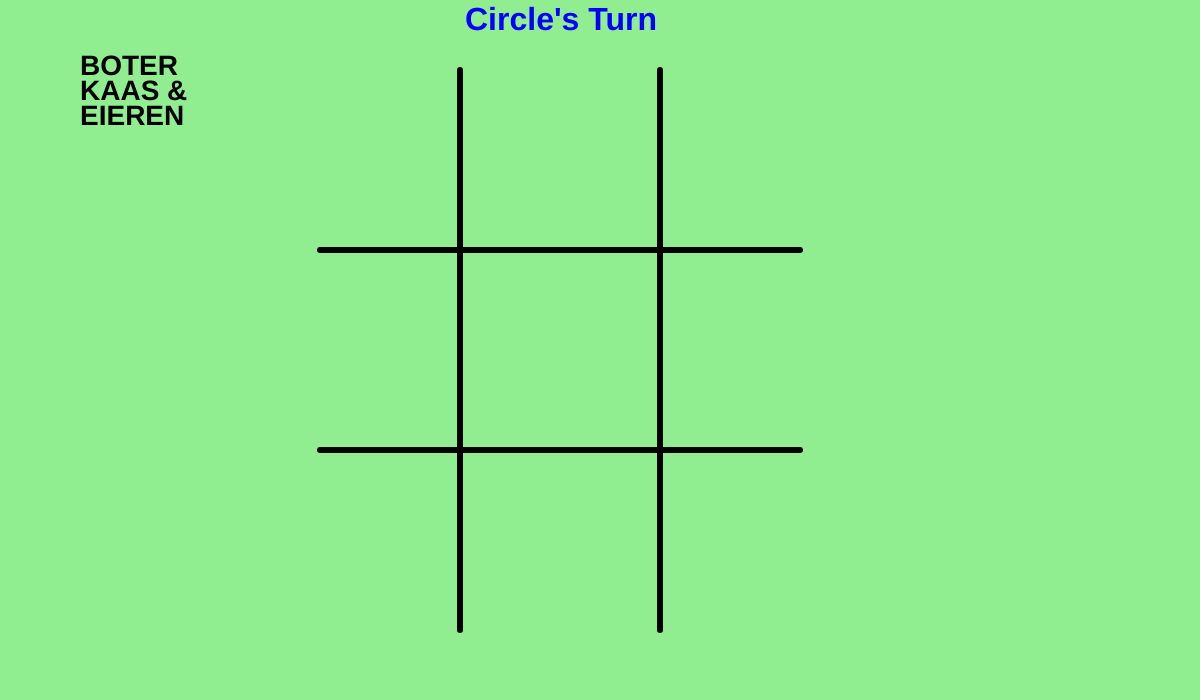
Frame 1 (no input)
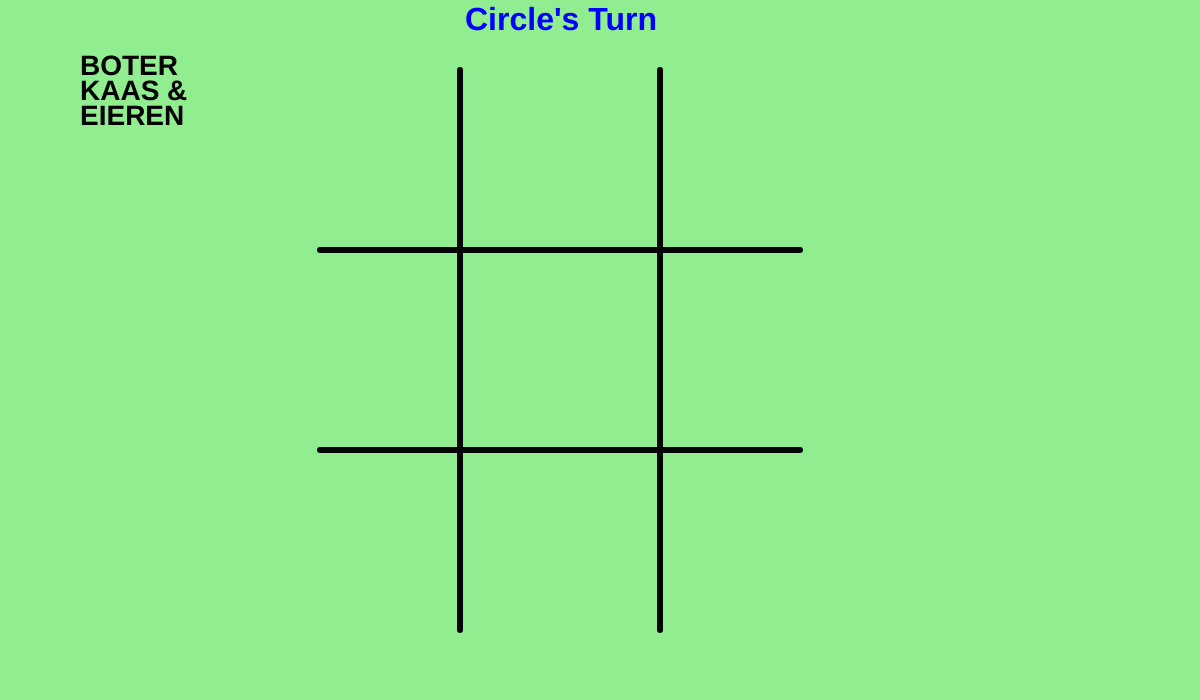
Frame 60 (no input)
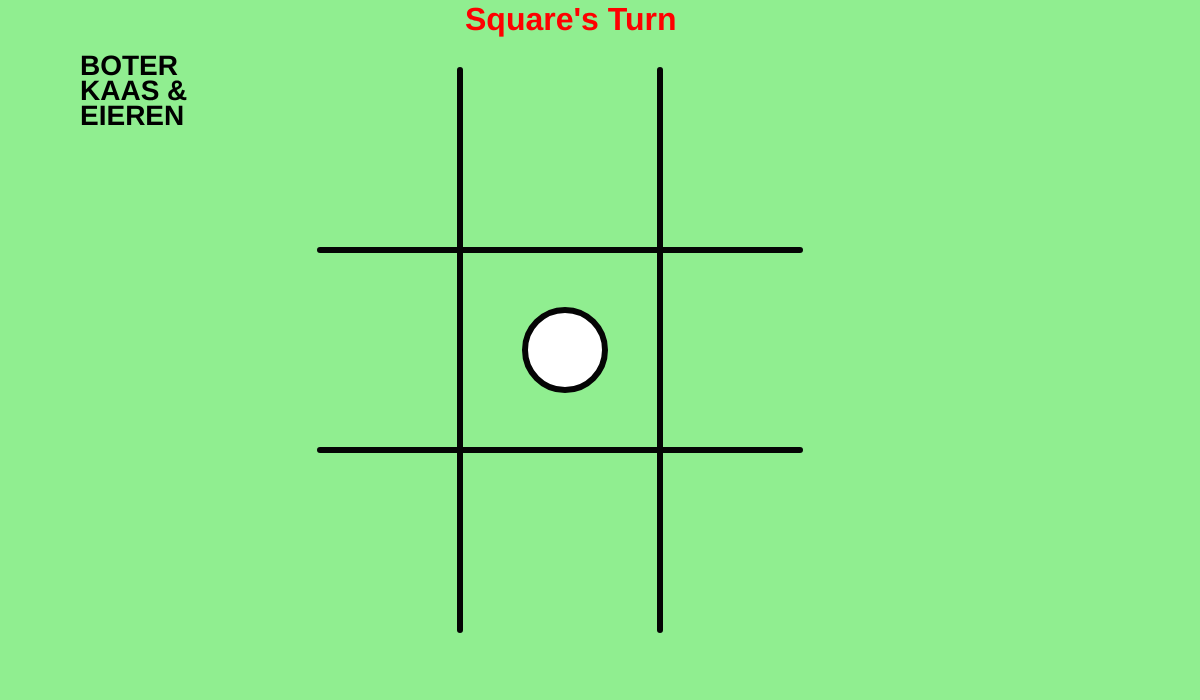
Frame 120 (the mouse pressed at the canvas centre since frame 60)

The p5.js sketch that drew these frames (run headless with seeded random() and noise() and a simulated clock; from frame 60 on, the mouse is pressed at the canvas centre):

// p5.js sketch
// ── sketch.js
let place01 = 0;
let place02 = 0;
let place03 = 0;
let place04 = 0;
let place05 = 0;
let place06 = 0;
let place07 = 0;
let place08 = 0;
let place09 = 0;

let end = false;
let turn = false;

function setup() {
  createCanvas(1200, 700);

  place01 = 0;
  place02 = 0;
  place03 = 0;
  place04 = 0;
  place05 = 0;
  place06 = 0;
  place07 = 0;
  place08 = 0;
  place09 = 0;

  turn = false;
}

function draw() {
  background("lightgreen");

  if (turn == false && end == false) {
    fill("blue");
    textSize(32);
    textStyle(BOLD);
    strokeWeight(0);
    text("Circle's Turn", 465, 30);
  } else if (turn == true && end == false) {
    fill("red");
    textSize(32);
    textStyle(BOLD);
    strokeWeight(0);
    text("Square's Turn", 465, 30);
  }

  fill("black");
  textSize(28);
  textStyle(BOLD);
  strokeWeight(0);
  text("BOTER", 80, 75);

  fill("black");
  textSize(28);
  textStyle(BOLD);
  strokeWeight(0);
  text("KAAS &", 80, 100);

  fill("black");
  textSize(28);
  textStyle(BOLD);
  strokeWeight(0);
  text("EIEREN", 80, 125);

  if (end == true) {
    fill(255);
    strokeWeight(4);
    textSize(40);
    textStyle(BOLD);
    text("PRESS ANY KEY TO RESTART", 255, 550);
  }

  strokeWeight(6);

  // Board
  if (end == false) {
    line(460, 70, 460, 630);
    line(660, 70, 660, 630);
    line(320, 250, 800, 250);
    line(320, 450, 800, 450);
  }

  if (end == false) {
    // circle & square
    fill(255);
    if (place01 == 1) {
      circle(390, 160, 80);
    } else if (place01 == 2) {
      square(340, 110, 80, 20);
    }

    if (place02 == 1) {
      circle(390, 350, 80);
    } else if (place02 == 2) {
      square(340, 310, 80, 20);
    }

    if (place03 == 1) {
      circle(390, 530, 80);
    } else if (place03 == 2) {
      square(340, 500, 80, 20);
    }

    if (place04 == 1) {
      circle(565, 160, 80);
    } else if (place04 == 2) {
      square(520, 110, 80, 20);
    }

    if (place05 == 1) {
      circle(565, 350, 80);
    } else if (place05 == 2) {
      square(520, 310, 80, 20);
    }

    if (place06 == 1) {
      circle(565, 530, 80);
    } else if (place06 == 2) {
      square(520, 500, 80, 20);
    }

    if (place07 == 1) {
      circle(750, 160, 80);
    } else if (place07 == 2) {
      square(700, 110, 80, 20);
    }

    if (place08 == 1) {
      circle(750, 350, 80);
    } else if (place08 == 2) {
      square(700, 310, 80, 20);
    }

    if (place09 == 1) {
      circle(750, 530, 80);
    } else if (place09 == 2) {
      square(700, 500, 80, 20);
    }
  }
  checkWin();
}

function mousePressed() {
  // first vertical row boxes
  if (
    mouseX > 320 &&
    mouseX < 460 &&
    mouseY > 70 &&
    mouseY < 250 &&
    place01 == 0
  ) {
    if (turn == false) {
      place01 = 1;
    } else {
      place01 = 2;
    }

    changeTurn();
  }

  if (
    mouseX > 320 &&
    mouseX < 460 &&
    mouseY > 250 &&
    mouseY < 450 &&
    place02 == 0
  ) {
    if (turn == false) {
      place02 = 1;
    } else {
      place02 = 2;
    }

    changeTurn();
  }

  if (
    mouseX > 320 &&
    mouseX < 460 &&
    mouseY > 450 &&
    mouseY < 630 &&
    place03 == 0
  ) {
    if (turn == false) {
      place03 = 1;
    } else {
      place03 = 2;
    }

    changeTurn();
  }

  // second vertical row boxes
  if (
    mouseX > 460 &&
    mouseX < 660 &&
    mouseY > 70 &&
    mouseY < 250 &&
    place04 == 0
  ) {
    if (turn == false) {
      place04 = 1;
    } else {
      place04 = 2;
    }

    changeTurn();
  }

  if (
    mouseX > 460 &&
    mouseX < 660 &&
    mouseY > 250 &&
    mouseY < 450 &&
    place05 == 0
  ) {
    if (turn == false) {
      place05 = 1;
    } else {
      place05 = 2;
    }

    changeTurn();
  }

  if (
    mouseX > 460 &&
    mouseX < 660 &&
    mouseY > 450 &&
    mouseY < 630 &&
    place06 == 0
  ) {
    if (turn == false) {
      place06 = 1;
    } else {
      place06 = 2;
    }

    changeTurn();
  }

  //third vertical row boxes
  if (
    mouseX > 660 &&
    mouseX < 800 &&
    mouseY > 70 &&
    mouseY < 250 &&
    place07 == 0
  ) {
    if (turn == false) {
      place07 = 1;
    } else {
      place07 = 2;
    }

    changeTurn();
  }

  if (
    mouseX > 660 &&
    mouseX < 800 &&
    mouseY > 250 &&
    mouseY < 450 &&
    place08 == 0
  ) {
    if (turn == false) {
      place08 = 1;
    } else {
      place08 = 2;
    }

    changeTurn();
  }

  if (
    mouseX > 660 &&
    mouseX < 800 &&
    mouseY > 450 &&
    mouseY < 630 &&
    place09 == 0
  ) {
    if (turn == false) {
      place09 = 1;
    } else {
      place09 = 2;
    }

    changeTurn();
  }
}

function changeTurn() {
  if (turn == false) {
    turn = true;
  } else {
    turn = false;
  }
}

// win system
function checkWin() {
  fill("blue");
  stroke(5);
  textStyle(BOLD);
  textSize(150);

  if (
    (place01 == 1 && place02 == 1 && place03 == 1) ||
    (place01 == 1 && place04 == 1 && place07 == 1) ||
    (place02 == 1 && place05 == 1 && place08 == 1) ||
    (place03 == 1 && place06 == 1 && place09 == 1) ||
    (place04 == 1 && place05 == 1 && place06 == 1) ||
    (place07 == 1 && place08 == 1 && place09 == 1) ||
    (place01 == 1 && place05 == 1 && place09 == 1) ||
    (place07 == 1 && place05 == 1 && place03 == 1)
  ) {
    text("circle wins", 180, 400);
  } else if (
    (place01 == 2 && place02 == 2 && place03 == 2) ||
    (place01 == 2 && place04 == 2 && place07 == 2) ||
    (place02 == 2 && place05 == 2 && place08 == 2) ||
    (place03 == 2 && place06 == 2 && place09 == 2) ||
    (place04 == 2 && place05 == 2 && place06 == 2) ||
    (place07 == 2 && place08 == 2 && place09 == 2) ||
    (place01 == 2 && place05 == 2 && place09 == 2) ||
    (place07 == 2 && place05 == 2 && place03 == 2)
  ) {
    fill("red");
    text("square wins", 170, 400);
  } else if (
    place01 != 0 &&
    place02 != 0 &&
    place03 != 0 &&
    place04 != 0 &&
    place05 != 0 &&
    place06 != 0 &&
    place07 != 0 &&
    place08 != 0 &&
    place09 != 0
  ) {
    fill("purple");
    text("Draw", 380, 400);
  }

  if (
    (place01 == 1 && place02 == 1 && place03 == 1) ||
    (place01 == 1 && place04 == 1 && place07 == 1) ||
    (place02 == 1 && place05 == 1 && place08 == 1) ||
    (place03 == 1 && place06 == 1 && place09 == 1) ||
    (place04 == 1 && place05 == 1 && place06 == 1) ||
    (place07 == 1 && place08 == 1 && place09 == 1) ||
    (place01 == 1 && place05 == 1 && place09 == 1) ||
    (place07 == 1 && place05 == 1 && place03 == 1) ||
    (place01 == 2 && place02 == 2 && place03 == 2) ||
    (place01 == 2 && place04 == 2 && place07 == 2) ||
    (place02 == 2 && place05 == 2 && place08 == 2) ||
    (place03 == 2 && place06 == 2 && place09 == 2) ||
    (place04 == 2 && place05 == 2 && place06 == 2) ||
    (place07 == 2 && place08 == 2 && place09 == 2) ||
    (place01 == 2 && place05 == 2 && place09 == 2) ||
    (place07 == 2 && place05 == 2 && place03 == 2) ||
    (place01 != 0 &&
      place02 != 0 &&
      place03 != 0 &&
      place04 != 0 &&
      place05 != 0 &&
      place06 != 0 &&
      place07 != 0 &&
      place08 != 0 &&
      place09 != 0)
  ) {
    end = true;
  }
}

function keyPressed() {
  setup();
  end = false;
}
